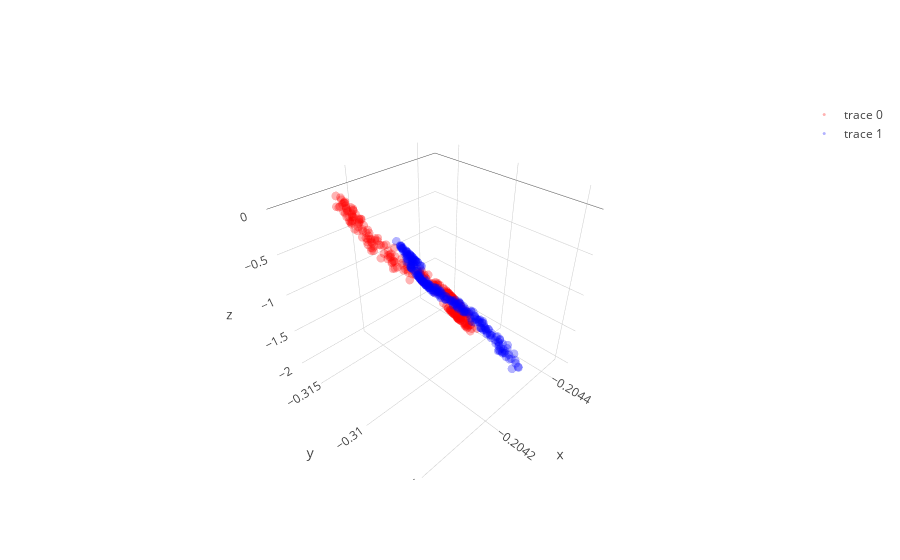

Here is the notebook cell this chart was saved with:
### Code cell
# with all scale
expand_dim = 3
w1 = np.random.randn(2,expand_dim)
w2 = np.random.randn(expand_dim,1)
a  = np.ones(expand_dim); b = np.ones(expand_dim); c = np.zeros(expand_dim)

w1 = _sym_decorrelation(w1)
w2 = w2/(np.sqrt(np.sum(w2**2)))

temp_X = np.copy(X)
mini_batch_size = 10
for iter in range(2000):
    cum_loss = 0; temp_X   = shuffle(temp_X)
    
    for mini_batch in range(0,len(X),mini_batch_size):
        current_batch = temp_X[mini_batch:mini_batch+mini_batch_size]
        
        layer1 = current_batch @ w1
        layer1 = layer1  + (1/(iter+1))*np.random.randn(expand_dim)
        layer1a= a*g(b*layer1)+c
        layer1a= layer1a + (1/(iter+1))*np.random.randn(expand_dim)
        layer2 = layer1a       @ w2
        loss   = w2.T @ layer1a.T @ layer1a @ w2
        
        grad2 = -layer1a.T @ layer1a @ w2 
        grad1a= -layer1a@w2@w2.T
        grada = grad1a*g(b*layer1)
        gradb = grad1a*a*g_grad(b*layer1)*layer1
        gradc = grad1a
        grad1 = current_batch.T @(grad1a*a*g_grad(b*layer1)*b) - 2.5 * current_batch.T @ current_batch @ w1 

        w2 = w2 - 0.000001 * grad2+ (1/(iter+1))*np.random.randn(expand_dim,1)
        a = a -   0.00005    * grada.mean(0)+ (1/(iter+1))*np.random.randn(expand_dim)
        b = b -   0.00005    * gradb.mean(0)+ (1/(iter+1))*np.random.randn(expand_dim)
        c = c -   0.00009   * gradc.mean(0) + (1/(iter+1))*np.random.randn(expand_dim)
        w1 = w1 - 0.000001 * grad1+ (1/(iter+1))*np.random.randn(2,expand_dim)
        
        w1 = _sym_decorrelation(w1)
        w2 = w2/(np.sqrt(np.sum(w2**2)))
        a = a/(np.sqrt(np.sum(a**2)))
        b = b/(np.sqrt(np.sum(b**2)))
        c = c/(np.sqrt(np.sum(c**2)))

        cum_loss      = cum_loss + loss.mean()
        
    if iter%500==0:print('Iter : ',iter," Loss: ",cum_loss)

# projection
projected_mine = (a*g(b*(X @ w1))+c) @ w2

plt.figure(figsize=(20,5))
plt.subplot(1, 3, 1)
plt.scatter(X[y==0, 0], X[y==0, 1], color='red', alpha=0.5)
plt.scatter(X[y==1, 0], X[y==1, 1], color='blue', alpha=0.5)
plt.quiver(X.mean(0)[0], X.mean(0)[1], evector[0,0],evector[0,1], color=['b'], scale=2.5)
plt.quiver(X.mean(0)[0], X.mean(0)[1], evector[1,0],evector[1,1], color=['g'], scale=2.5)

plt.subplot(1, 3, 2,projection='3d')
one_layer_project = (a*g(b*(X @ w1))+c)
plt.scatter(one_layer_project[:,0],one_layer_project[:,1],one_layer_project[:,2], color='red')

plt.subplot(1, 3, 3)
plt.scatter(projected_mine[y==0], np.zeros((len(projected_mine)//2)),  color='red', alpha=0.05)
plt.scatter(projected_mine[y==1], np.zeros((len(projected_mine)//2)), color='blue', alpha=0.05)
plt.show()

trace1 = go.Scatter3d(
    x=one_layer_project[y==0,0],
    y=one_layer_project[y==0,1],
    z=one_layer_project[y==0,2],
    mode='markers',
    line=dict(color='red',width=0.5),
    marker=dict(size=3,opacity=0.3)
)
trace2 = go.Scatter3d(
    x=one_layer_project[y==1,0],
    y=one_layer_project[y==1,1],
    z=one_layer_project[y==1,2],
    mode='markers',
    line=dict(color='blue',width=0.5),
    marker=dict(size=3,opacity=0.3)
)
data = [trace1,trace2]
fig  = go.Figure(data=data)
iplot(fig)

### Figure 1 — Plotly figure (JSON) as saved in the notebook; plotly's stock layout.template omitted (floating-point values rounded to 4 significant figures; data arrays with more than 128 entries replaced by an {"elided": "..."} marker saying what was removed)
{"data": [{"line": {"color": "red", "width": 0.5}, "marker": {"opacity": 0.3, "size": 3}, "mode": "markers", "type": "scatter3d", "uid": "ee000048-9d0a-40e8-a0b4-d3bc31e81112", "x": {"elided": "250 float values"}, "y": {"elided": "250 float values"}, "z": {"elided": "250 float values"}}, {"line": {"color": "blue", "width": 0.5}, "marker": {"opacity": 0.3, "size": 3}, "mode": "markers", "type": "scatter3d", "uid": "30df25b5-265c-4ca2-8ebf-a10d1e009623", "x": {"elided": "250 float values"}, "y": {"elided": "250 float values"}, "z": {"elided": "250 float values"}}], "layout": {}}
